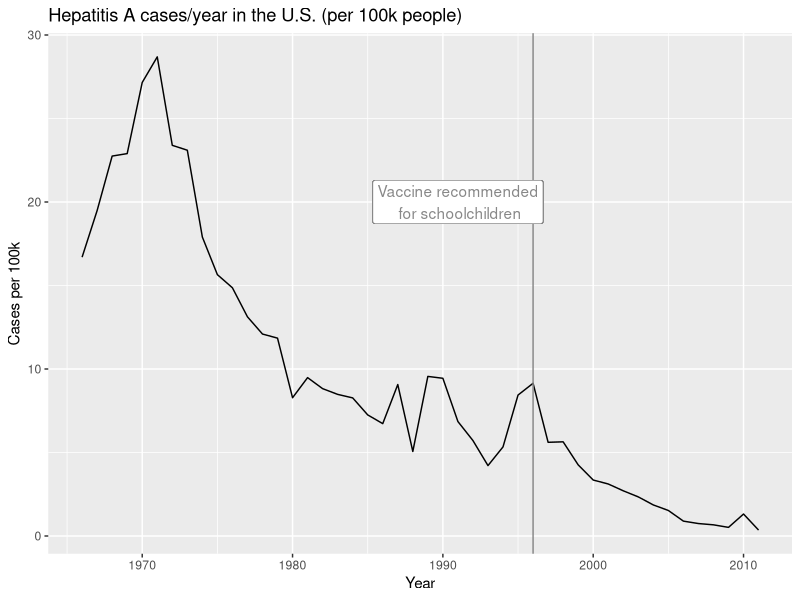
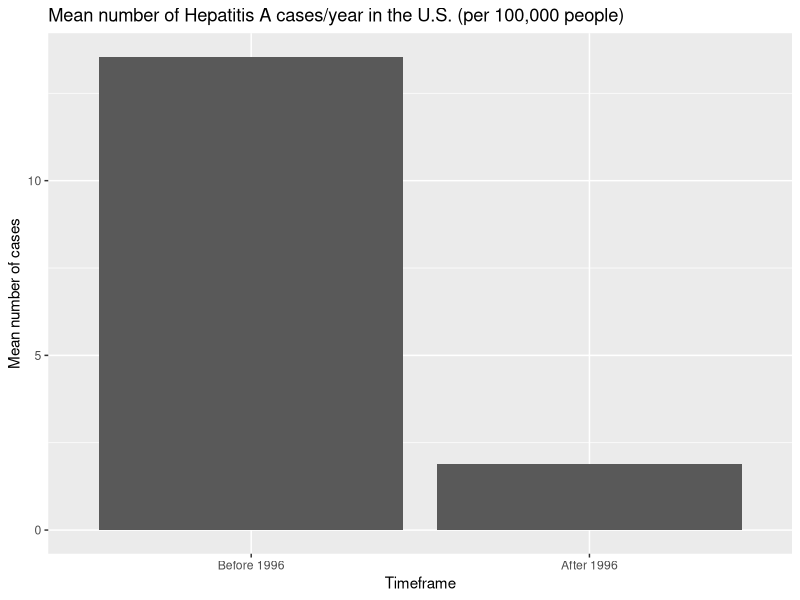
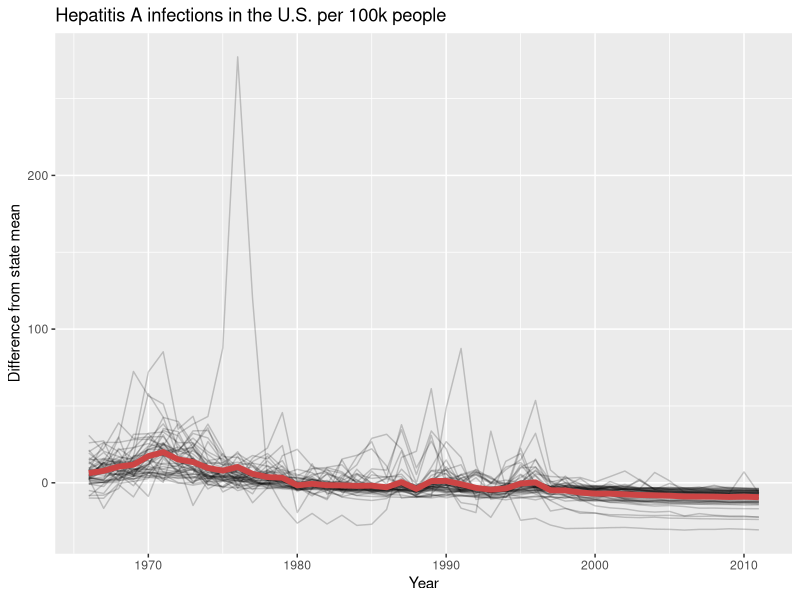
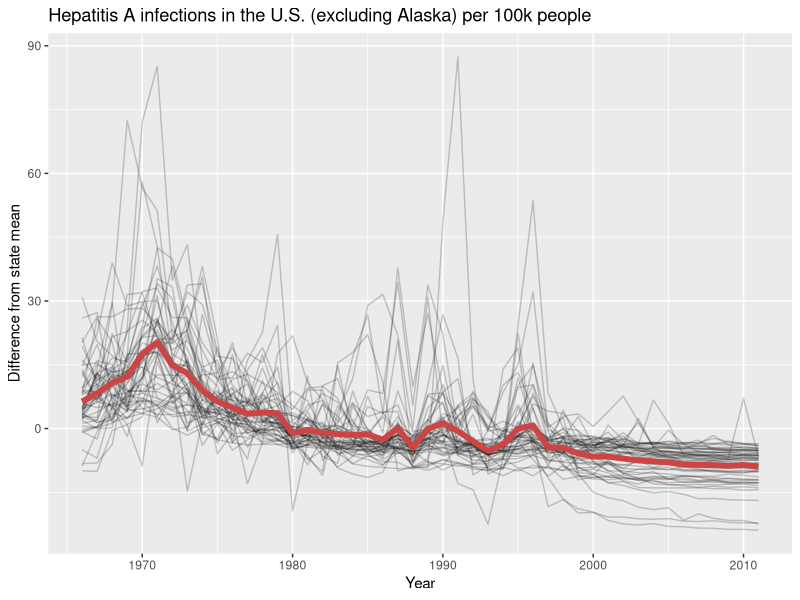
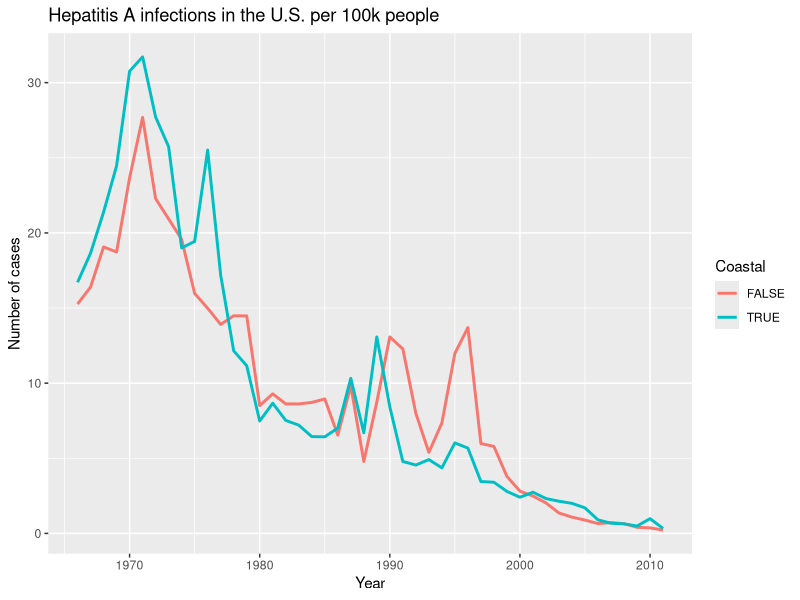
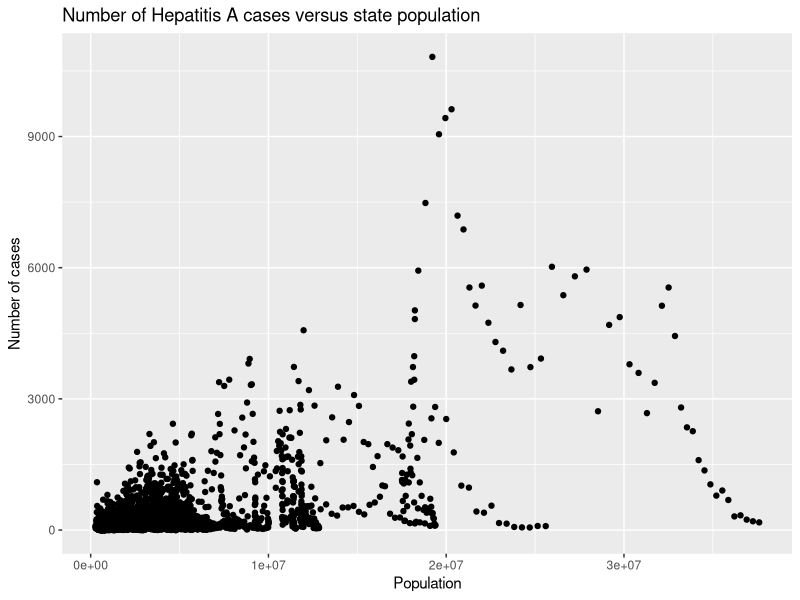
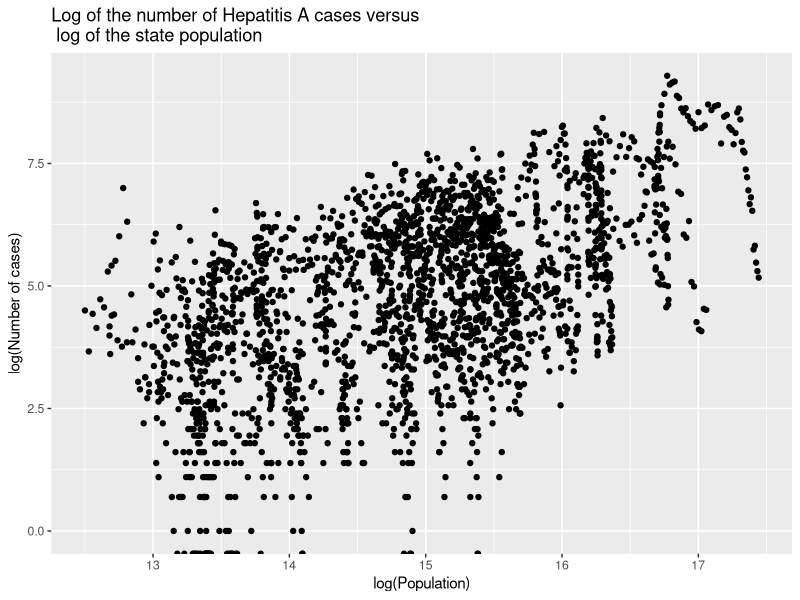

R code for these plots, in order:
## ---- chunk 1
knitr::opts_chunk$set(echo = TRUE)
suppressMessages(library(tidyverse))
library(dslabs)
## ---- chunk 2
dis <- us_contagious_diseases

dis %>% 
  filter(disease=="Hepatitis A") %>% 
  group_by(year) %>% 
  summarise(count=100000*sum(count)/sum(population)) %>% 
  ggplot(aes(x=year, y=count)) +
    geom_line() +
    geom_vline(xintercept=1996,color="#888888") +
    geom_label(aes(1991, 20, label="Vaccine recommended\n for schoolchildren"),
               color="#888888") +
    ylab("Cases per 100k") + 
    xlab("Year") + 
    ggtitle("Hepatitis A cases/year in the U.S. (per 100k people)")
## ---- chunk 3
dis %>% 
  filter(disease =="Hepatitis A") %>% 
  mutate(pos=factor(case_when(year<1996 ~ "Before 1996",
                    year>1996 ~ "After 1996"),
                    levels=c("Before 1996","After 1996"))) %>%
  group_by(pos) %>% 
  summarise(count=100000*mean(count/population)) %>% 
  drop_na(pos) %>%
  ggplot(aes(x=pos, y=count)) + 
    geom_bar(stat="identity") +
    ylab("Mean number of cases") + 
    xlab("Timeframe") + 
    ggtitle("Mean number of Hepatitis A cases/year in the U.S. (per 100,000 people)")
## ---- chunk 4
mean_pct <- dis %>% 
  filter(disease=="Hepatitis A") %>% 
  mutate(per100k=100000*count/population) %>% 
  group_by(state) %>% 
  mutate(pct=(per100k-mean(per100k))) %>% 
  group_by(year) %>% 
  summarise(pct=mean(pct))

dis %>% 
  filter(disease=="Hepatitis A") %>% 
  mutate(norm_count=100000*count/population) %>% 
  group_by(state) %>% 
  mutate(change=(norm_count-mean(norm_count))) %>% 
  ggplot(aes(x=year, y=change)) +
    geom_line(aes(group=state), alpha=0.2) + 
    geom_line(data=mean_pct, aes(x=year, y=pct), color="#cc4444", size=2) +
    xlab("Year") +
    ylab("Difference from state mean") +
    ggtitle("Hepatitis A infections in the U.S. per 100k people")
## ---- chunk 5
mean_pct <- dis %>% 
  filter(disease=="Hepatitis A"&state!="Alaska") %>% 
  mutate(per100k=100000*count/population) %>% 
  group_by(state) %>% 
  mutate(pct=(per100k-mean(per100k))) %>% 
  group_by(year) %>% 
  summarise(pct=mean(pct))

dis %>% 
  filter(disease=="Hepatitis A"&state!="Alaska") %>% 
  mutate(norm_count=100000*count/population) %>% 
  group_by(state) %>% 
  mutate(change=(norm_count-mean(norm_count))) %>% 
  ggplot(aes(x=year, y=change)) +
    geom_line(aes(group=state), alpha=0.2) + 
    geom_line(data=mean_pct, aes(x=year, y=pct), color="#cc4444", size=2) + 
    xlab("Year") + 
    ylab("Difference from state mean") + 
    ggtitle("Hepatitis A infections in the U.S. (excluding Alaska) per 100k people")
## ---- chunk 6
coastal_states <- c("Maine","New Hampshire","Massachusetts",
                    "Rhode Island","Connecticut","New York",
                    "Delaware","New Jersey","Maryland",
                    "Virginia","North Carolina","South Carolina",
                    "Georgia","Oregon","Washington",
                    "Alaska","Hawaii","California","Florida",
                    "Alabama","Mississippi","Louisiana","Texas","Pennsylvania")
## ---- chunk 7
dis %>% 
  filter(disease=="Hepatitis A") %>% 
  mutate(Coastal=(state %in% coastal_states)) %>% 
  group_by(year, Coastal) %>% 
  summarise(count=100000*mean(count/population)) %>% 
  ggplot(aes(x=year, y=count, color=Coastal)) +
    geom_line(size=1) + 
    xlab("Year") +
    ylab("Number of cases") + 
    ggtitle("Hepatitis A infections in the U.S. per 100k people")
## ---- chunk 8
dis %>% 
  filter(disease=="Hepatitis A"&state!="Alaska") %>% 
  mutate(norm_count=100000*count/population) %>% 
  group_by(state) %>% 
  mutate(change=(norm_count-mean(norm_count))) %>%
  summarise(change=max(change)) %>% 
  arrange(-change) %>% 
  top_n(10) %>% 
  knitr::kable()
## ---- chunk 9
dis %>% 
  filter(disease=="Hepatitis A") %>% 
  ggplot(aes(x=population, y=count)) +
    geom_point() +
    xlab("Population") +
    ylab("Number of cases") + 
    ggtitle("Number of Hepatitis A cases versus state population")
## ---- chunk 10
dis %>% 
  filter(disease=="Hepatitis A") %>% 
  group_by(state) %>% 
  mutate(count=log(count), population=log(population)) %>% 
  ggplot(aes(x=population, y=count)) +
    geom_point() +
    xlab("log(Population)") +
    ylab("log(Number of cases)") + 
    ggtitle("Log of the number of Hepatitis A cases versus\n log of the state population")
